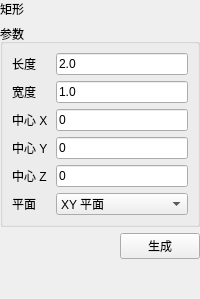
<?xml version="1.0" encoding="UTF-8"?>
<ui version="4.0">
 <class>RectangleDialog</class>
 <widget class="QWidget" name="RectangleDialog">
  <layout class="QVBoxLayout" name="mainLayout">
   <property name="leftMargin"><number>0</number></property><property name="topMargin"><number>0</number></property><property name="rightMargin"><number>0</number></property><property name="bottomMargin"><number>0</number></property><property name="spacing"><number>6</number></property>
   <item><widget class="QLabel" name="pageHeaderLabel"><property name="text"><string>矩形</string></property></widget></item>
   <item>
    <widget class="QGroupBox" name="parameterGroup">
     <property name="title"><string>参数</string></property>
     <layout class="QFormLayout" name="parameterForm">
      <property name="leftMargin"><number>9</number></property><property name="topMargin"><number>9</number></property><property name="rightMargin"><number>9</number></property><property name="bottomMargin"><number>9</number></property>
      <property name="horizontalSpacing"><number>8</number></property><property name="verticalSpacing"><number>6</number></property>
      <item row="0" column="0"><widget class="QLabel" name="lengthEditLabel"><property name="text"><string>长度</string></property></widget></item><item row="0" column="1"><widget class="QLineEdit" name="lengthEdit"><property name="minimumHeight"><number>30</number></property><property name="text"><string>2.0</string></property></widget></item><item row="1" column="0"><widget class="QLabel" name="widthEditLabel"><property name="text"><string>宽度</string></property></widget></item><item row="1" column="1"><widget class="QLineEdit" name="widthEdit"><property name="minimumHeight"><number>30</number></property><property name="text"><string>1.0</string></property></widget></item><item row="2" column="0"><widget class="QLabel" name="centerXLabel"><property name="text"><string>中心 X</string></property></widget></item><item row="2" column="1"><widget class="QLineEdit" name="centerXEdit"><property name="minimumHeight"><number>30</number></property><property name="text"><string>0</string></property></widget></item><item row="3" column="0"><widget class="QLabel" name="centerYLabel"><property name="text"><string>中心 Y</string></property></widget></item><item row="3" column="1"><widget class="QLineEdit" name="centerYEdit"><property name="minimumHeight"><number>30</number></property><property name="text"><string>0</string></property></widget></item><item row="4" column="0"><widget class="QLabel" name="centerZLabel"><property name="text"><string>中心 Z</string></property></widget></item><item row="4" column="1"><widget class="QLineEdit" name="centerZEdit"><property name="minimumHeight"><number>30</number></property><property name="text"><string>0</string></property></widget></item><item row="5" column="0"><widget class="QLabel" name="planeLabel"><property name="text"><string>平面</string></property></widget></item><item row="5" column="1"><widget class="QComboBox" name="planeCombo"><property name="minimumHeight"><number>30</number></property><item><property name="text"><string>XY 平面</string></property></item><item><property name="text"><string>XZ 平面</string></property></item><item><property name="text"><string>YZ 平面</string></property></item></widget></item>
     </layout>
    </widget>
   </item>
   <item><layout class="QHBoxLayout" name="buttonLayout"><item><spacer name="buttonSpacer"><property name="orientation"><enum>Qt::Horizontal</enum></property><property name="sizeHint" stdset="0"><size><width>40</width><height>20</height></size></property></spacer></item><item><widget class="QPushButton" name="generateButton"><property name="minimumHeight"><number>34</number></property><property name="text"><string>生成</string></property></widget></item></layout></item>
   
   <item><spacer name="verticalSpacer"><property name="orientation"><enum>Qt::Vertical</enum></property><property name="sizeHint" stdset="0"><size><width>20</width><height>40</height></size></property></spacer></item>
  </layout>
 </widget>
 <resources/>
 <connections/>
</ui>
